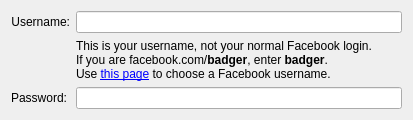
<?xml version="1.0" encoding="UTF-8"?>
<ui version="4.0">
 <class>MainOptionsWidgetFacebook</class>
 <widget class="QWidget" name="MainOptionsWidgetFacebook">
  <property name="geometry">
   <rect>
    <x>0</x>
    <y>0</y>
    <width>413</width>
    <height>109</height>
   </rect>
  </property>
  <property name="windowTitle">
   <string>Account Preferences</string>
  </property>
  <layout class="QVBoxLayout" name="verticalLayout_2">
   <item>
    <layout class="QFormLayout" name="formLayout">
     <property name="fieldGrowthPolicy">
      <enum>QFormLayout::ExpandingFieldsGrow</enum>
     </property>
     <item row="0" column="0">
      <widget class="QLabel" name="accountLabel">
       <property name="text">
        <string>Username:</string>
       </property>
       <property name="alignment">
        <set>Qt::AlignRight|Qt::AlignTrailing|Qt::AlignVCenter</set>
       </property>
      </widget>
     </item>
     <item row="0" column="1">
      <widget class="QLineEdit" name="accountLineEdit"/>
     </item>
     <item row="2" column="0">
      <widget class="QLabel" name="passwordLabel">
       <property name="text">
        <string>Password:</string>
       </property>
       <property name="alignment">
        <set>Qt::AlignRight|Qt::AlignTrailing|Qt::AlignVCenter</set>
       </property>
      </widget>
     </item>
     <item row="2" column="1">
      <widget class="QLineEdit" name="passwordLineEdit">
       <property name="echoMode">
        <enum>QLineEdit::Password</enum>
       </property>
      </widget>
     </item>
     <item row="1" column="1">
      <widget class="QLabel" name="label">
       <property name="sizePolicy">
        <sizepolicy hsizetype="Expanding" vsizetype="Expanding">
         <horstretch>0</horstretch>
         <verstretch>0</verstretch>
        </sizepolicy>
       </property>
       <property name="text">
        <string>This is your username, not your normal Facebook login.&lt;br/&gt;
If you are facebook.com/&lt;b&gt;badger&lt;/b&gt;, enter &lt;b&gt;badger&lt;/b&gt;.&lt;br/&gt;
Use &lt;a href=&quot;http://www.facebook.com/username/&quot;&gt;this page&lt;/a&gt; to choose a Facebook username.</string>
       </property>
       <property name="textFormat">
        <enum>Qt::RichText</enum>
       </property>
       <property name="wordWrap">
        <bool>true</bool>
       </property>
       <property name="openExternalLinks">
        <bool>true</bool>
       </property>
      </widget>
     </item>
    </layout>
   </item>
  </layout>
 </widget>
 <customwidgets>
 </customwidgets>
 <tabstops>
  <tabstop>accountLineEdit</tabstop>
  <tabstop>passwordLineEdit</tabstop>
 </tabstops>
 <resources/>
 <connections/>
</ui>
